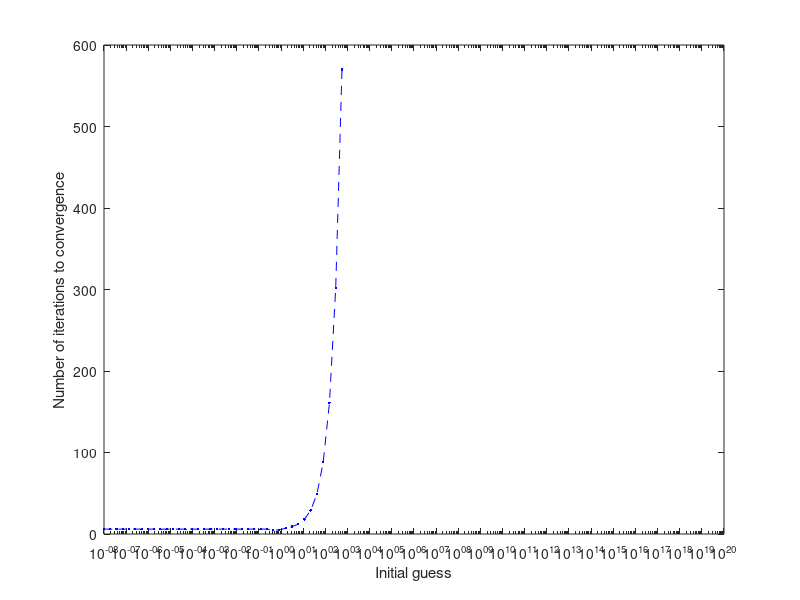

Here is the MATLAB script that generated this plot: (Note: this script raises an error after producing the figure.)
%% Preconditioning Newton's method using a fixed point iteration
% For a starting example, consider the LambertW function x*exp(x)-1=0.
% This has an infinite number of roots throughout the complex plane.
% We intend to solve it by constructing first a fixed point iteration
% g(x) = x and then using Newton's method on F(x) = g(x) - x.

%% Non-preconditioned
% f(x) = x * exp(x) - 1 = 0

clear
clc

pp = logspace(-8,20,100);
iter = zeros(size(pp));
itermax = 1e8;
tol = 1e-8;

r = iter;
for n = 1:100

    p = pp(n);
    error = 1;
    iteration = 0;

    while error > tol && iteration < itermax
        iteration = iteration + 1;

        exp_p = exp(p);
        p_new = p - (p * exp_p - 1)./( exp_p + p * exp_p );

        error = norm(p_new - p);
        p = p_new;
    end

    if iteration < itermax && isfinite(p)
        disp(['Convergence in ' num2str(iteration) ' iteration(s)'])
        iter(n) = iteration;
        r(n) = p;
    else
        disp(['Failure to converge within ' num2str(itermax) ' iterations'])
        iter(n) = NaN;
        r(n) = NaN;
    end
    
end

figure(1)
semilogx(pp,iter,'b.--')
xlabel('Initial guess')
ylabel('Number of iterations to convergence')

figure(2)
loglog(pp,abs(r - lambertw(1)),'r.--')
xlabel('Initial guess')
ylabel('Root found')

%% g(x) = x^2 * exp(x)
% g'(x) = 2*x *exp(x) + x^2 * exp(x)
% F(x) = x^2 * exp(x) - x; F'(x) = 2*x * exp(x) + x^2 * exp(x) - 1;
% Newton's iteration: p_n+1 = p_n - F(p_n)/F'(p_n)

clear
clc

pp = logspace(-2,3,100);
iter = zeros(size(pp));
itermax = 1e8;
tol = 1e-8;


r = iter;
for n = 1:100

    p = pp(n);
    error = 1;
    iteration = 0;

    while error > tol && iteration < itermax
        iteration = iteration + 1;
        
        exp_p = exp(p);
        p_new = p - (p.^2 .* exp_p - p)./( 2*p .* exp_p + ...
            p.^2 .* exp_p - 1);

        error = norm(p_new - p);
        p = p_new;
    end

    if iteration < itermax && isfinite(p)
        disp(['Convergence in ' num2str(iteration) ' iteration(s)'])
        iter(n) = iteration;
        r(n) = p;
    else
        disp(['Failure to converge within ' num2str(itermax) ' iterations'])
        iter(n) = NaN;
        r(n) = NaN;
    end
    
end

figure(1)
semilogx(pp,iter,'b.--')
xlabel('Initial guess')
ylabel('Number of iterations to convergence')

figure(2)
loglog(pp,abs(r - lambertw(1)),'r.--')
xlabel('Initial guess')
ylabel('Root found')

%% g(x) = exp(-x)
% g'(x) = -exp(-x)
% F(x) = x - exp(-x); F'(x) = 1 + exp(-x);
% Newton's iteration: p_n+1 = p_n - F(p_n)/F'(p_n)

clear
clc

pp = logspace(-8,8,100);
iter = zeros(size(pp));
itermax = 1e8;
tol = 1e-8;


r = iter;
for n = 1:100

    p = pp(n);
    error = 1;
    iteration = 0;

    while error > tol && iteration < itermax
        iteration = iteration + 1;
        
        exp_p = exp(-p);
        p_new = p - (p - exp_p)./(1 + exp_p);

        error = norm(p_new - p);
        p = p_new;
    end

    if iteration < itermax && isfinite(p)
        disp(['Convergence in ' num2str(iteration) ' iteration(s)'])
        iter(n) = iteration;
        r(n) = p;
    else
        disp(['Failure to converge within ' num2str(itermax) ' iterations'])
        iter(n) = NaN;
        r(n) = NaN;
    end
    
end

figure(1)
semilogx(pp,iter,'b.--')
xlabel('Initial guess')
ylabel('Number of iterations to convergence')

figure(2)
loglog(pp,abs(r - lambertw(1)),'r.--')
xlabel('Initial guess')
ylabel('Root found')

%% g(x) = -log(x)
% g'(x) = -1/x;
% F(x) = -log(x) - x; F'(x) = -1/x - 1;

clear
clc

pp = logspace(-8,20,100);
% pp = 1;
iter = zeros(size(pp));
itermax = 1e2;
tol = 1e-8;

r = iter;
for n = 1:length(pp)

    p = pp(n);
    error = 1;
    iteration = 0;
%     err_list = [];

    while error > tol && iteration < itermax
        iteration = iteration + 1;
        
        logp = log(p);
        p_new = p - (-logp - p)./(-1/p - 1);
        
        error = norm(p_new - p);
%         err_list = [ err_list error ];
        p = p_new;
        
    end

    if iteration < itermax && isfinite(p)
        disp(['Convergence in ' num2str(iteration) ' iteration(s)'])
        iter(n) = iteration;
        r(n) = p;
    else
        disp(['Failure to converge within ' num2str(itermax) ' iterations'])
        iter(n) = NaN;
        r(n) = NaN;
    end
    
end

figure(1)
semilogx(pp,iter,'b.--')
xlabel('Initial guess')
ylabel('Number of iterations to convergence')

figure(2)
loglog(pp,abs(r - lambertw(1)),'r.--')
xlabel('Initial guess')
ylabel('Root found')

for n = 1:100
    
    iteration = 0;
    
    fp = pp(n);
    error = 1;

    while error > tol && iteration < itermax
        iteration = iteration + 1;

        fp_new = -log(fp);

        error = norm(fp_new - fp);
        fp = fp_new;
        
    end

    if iteration < itermax && isfinite(fp)
        disp(['Convergence in ' num2str(iteration) ' iteration(s)'])
        iter(n) = iteration;
        r(n) = fp;
    else
        disp(['Failure to converge within ' num2str(itermax) ' iterations'])
        iter(n) = NaN;
        r(n) = NaN;
    end
    
end

figure(3)
semilogx(pp,iter,'b.--')
xlabel('Initial guess')
ylabel('Number of iterations to convergence')

figure(4)
loglog(pp,abs(r - lambertw(1)),'r.--')
xlabel('Initial guess')
ylabel('Root found')

% Using this fixed point significantly preconditions the problem.
% It should be noted that for no values of initial guess does the
% corresponding fixed point iteration converge. It always ends up in a
% two-cycle, neither point corresponding to a root of the Lambert W
% function.

%% 2D comparison of non-preconditioned and -log(x) preconditioned problem
% We now look over the complex plane for the entire basin of attraction. We
% take a fairly fine grid of the complex plane and check each point as an
% initial guess. We will begin by considering only the region sufficiently
% close to the first few roots: from -2 to 2 along the real axis and from
% -30 to 30 along the imaginary axis

clear
clc

limit = 3;
preal = linspace(-limit,limit,401);
pimag = preal;

branch = 0;

N = length(preal); M = length(pimag);

iter_Newton = zeros(N,M);
iter_Precon = iter_Newton;
r_Newton = iter_Newton;
r_Precon = iter_Newton;
iter_Precon2 = iter_Newton;
r_Precon2 = iter_Newton;

itermax = 100;
tol = 1e-8;

for i = 1:M
    for j = 1:N
        
        p = preal(j) + 1i*pimag(i);
        error = 1;
        iteration = 0;
        
        while error > tol && iteration < itermax
            
            iteration = iteration + 1;
            
%             exp_p = exp(p);
%             p_new = p - (p * exp_p - 1)./( exp_p + p * exp_p );
            p_new = ( p^2 + exp(-p) )./( p+1 );

            error = norm(p_new - p);
            p = p_new;
            
        end
        
        if iteration < itermax && isfinite(p)
%             disp(['Convergence in ' num2str(iteration) ' iteration(s)'])
            iter_Newton(i,j) = iteration;
            r_Newton(i,j) = p;
        else
%             disp(['Failure to converge within ' num2str(itermax) ' iterations'])
            iter_Newton(i,j) = NaN;
            r_Newton(i,j) = NaN;
        end
        
        p = preal(j) + 1i*pimag(i);
        error = 1;
        iteration = 0;
        
        while error > tol && iteration < itermax
            
            iteration = iteration + 1;
            
            p_new = p - (-log(p) - p + 1i*branch*2*pi)./(-1/p - 1);
        
            error = norm(p_new - p);
            p = p_new;
            
        end
        
        if iteration < itermax && isfinite(p)
%             disp(['Convergence in ' num2str(iteration) ' iteration(s)'])
            iter_Precon(i,j) = iteration;
            r_Precon(i,j) = p;
        else
%             disp(['Failure to converge within ' num2str(itermax) ' iterations'])
            iter_Precon(i,j) = NaN;
            r_Precon(i,j) = NaN;
        end
        
        % we attach additionally the preconditioning with x = exp(-x)
        p = preal(j) + 1i*pimag(i);
        error = 1;
        iteration = 0;
        
        while error > tol && iteration < itermax
            
            iteration = iteration + 1;
            
            p_new = p - (p - exp(-p))./(1 + exp(-p));
        
            error = norm(p_new - p);
            p = p_new;
            
        end
        
        if iteration < itermax && isfinite(p)
%             disp(['Convergence in ' num2str(iteration) ' iteration(s)'])
            iter_Precon2(i,j) = iteration;
            r_Precon2(i,j) = p;
        else
%             disp(['Failure to converge within ' num2str(itermax) ' iterations'])
            iter_Precon2(i,j) = NaN;
            r_Precon2(i,j) = NaN;
        end
    
    end
end

figure(1)
contourf(preal,pimag,iter_Newton)
hold on
plot(real(r_Newton),imag(r_Newton),'r.')
hold off
xlabel('Re(p_0)')
ylabel('Im(p_0)')
colorbar
axis([-limit,limit,-limit,limit])
title('Newton''s method basin of attraction')

figure(2)
contourf(preal,pimag,iter_Precon)
hold on
plot(real(r_Precon),imag(r_Precon),'r.')
hold off
xlabel('Re(p_0)')
ylabel('Im(p_0)')
colorbar
axis([-limit,limit,-limit,limit])
title('log(x) preconditioner basin of attraction')

% The basin of attraction of Newton's method for this problem has fractal 
% boundaries. The preconditioned Newton's method completely removes these,
% extending the basin to essentially the entire complex plane. However, it
% is necessary to pick which branch of the function we are interested in
% before using the preconditioned method. Also, the points -1 and 0 are not
% ideal for initial guesses.
%%
figure(3)
contourf(preal,pimag,real(r_Precon-lambertw(branch,1)))
title('Accuracy of log(x) preconditioner: real')

figure(4)
contourf(preal,pimag,imag(r_Precon-lambertw(branch,1)))
title('Accuracy of log(x) preconditioner: imag')

% same results for exp(-x) preconditioner
figure(5)
contourf(preal,pimag,iter_Precon2)
hold on
plot(real(r_Precon2),imag(r_Precon2),'r.')
hold off
xlabel('Re(p_0)')
ylabel('Im(p_0)')
colorbar
axis([-limit,limit,-limit,limit])
title('exp(-x) preconditioner basin of attraction')

figure(6)
contourf(preal,pimag,real(r_Precon2-lambertw(branch,1)))
title('Accuracy of exp(-x) preconditioner: real')

figure(7)
contourf(preal,pimag,imag(r_Precon2-lambertw(branch,1)))
title('Accuracy of exp(-x) preconditioner: imag')

%% Testing the progression of the errors for the preconditioned method
% We now examine the errors at each step, seeing how they progress through
% 12 iterations.

clear
clc

limit = 1;
preal = linspace(-limit,limit,101);
pimag = preal;
[ppreal,ppimag] = meshgrid(preal,pimag');
p = ppreal + 1i*ppimag + lambertw(0,1);

branch = 0;

for iteration = 1:1
    
    p_new = p - (log(p) + p -1i*branch*2*pi)./(1 + 1./p);
%     p_new = ( p.^2 + exp(-p) )./(p+1);
    
    error = p_new - lambertw(branch,1);
    p = p_new;
    
    figure(1)
    contourf(preal,pimag,real(error))
    colorbar
    
    figure(2)
    contourf(preal,pimag,log(abs(imag(error))))
    colorbar
    
    figure(3)
    contourf(preal,pimag,real(p))
    colorbar
    
    figure(4)
    contourf(preal,pimag,imag(p))
    colorbar
    
    pause
end

figure(5)
contour(ppreal,ppimag,real(p-lambertw(0,1)),'b')
hold on
contour(ppreal,ppimag,imag(p-lambertw(0,1)),'r')
hold off

%% Testing basin of attraction
% We propose that the basin of attraction is the region for which
% f''(p)/f(p) < 2/|p* - p|. We test this for the current experiment.

limit = 1e0;
pp = linspace(-limit,limit,401);
rr = lambertw(0,1);

iter = zeros(size(pp));
r = iter;
tol = 1e-8;
itermax = 100;

for i = 1:length(pp)
    
    p = pp(i);
    error = 1;
    iteration = 0;

    while error > tol && iteration < itermax
        iteration = iteration + 1;
        
        % Newton's method
%         p_new = p - (p - exp(-p))./( 1 + p );
        
        % Precon. with log(x)
        p_new = p - (log(p) + p)./(1/p + 1);
        
        % Precon. with exp(-x)
%         p_new = p - (p - exp(-p))./(1 + exp(-p));

        error = norm(p_new - p);
        p = p_new;
    end

    if iteration < itermax && isfinite(p)
        iter(i) = iteration;
        r(i) = p;
    else
        iter(i) = NaN;
        r(i) = NaN;
    end
    
end

yyaxis left
plot(pp,iter,'r')

yyaxis right
% plot(pp,abs( abs((pp+2).*(pp-rr)./(pp+1)) )<2,'b')
plot(pp,abs( (pp-rr)./(pp.*(pp+1)) )<2,'b')
% plot(pp,abs( (pp-rr)./(exp(pp)+1) )<2,'b')